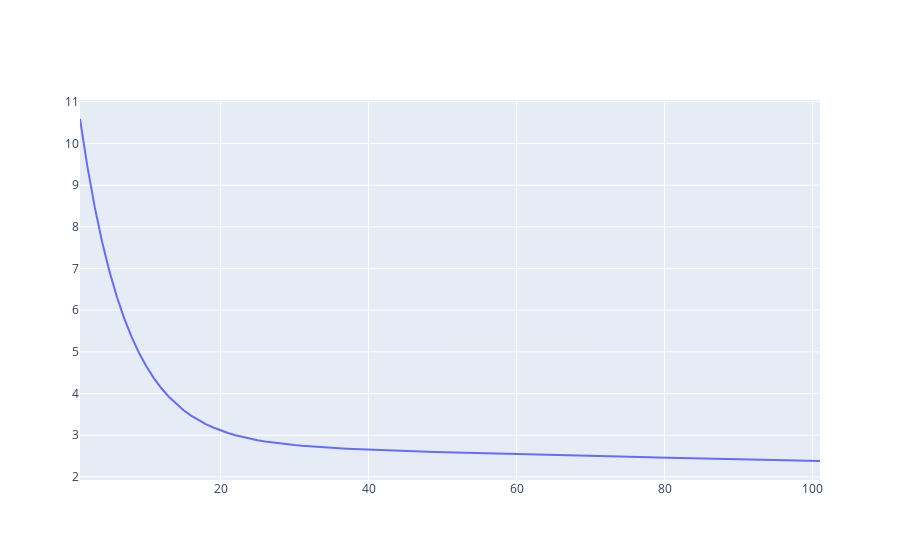

Notebook code for this chart:
### Code cell
fig = make_subplots(rows = 1, cols = 1)
fig.add_trace(go.Scatter(x = costx[0::1], y = costy[0::1], mode = "lines", name = "Real"), row = 1, col = 1)
fig.show()
